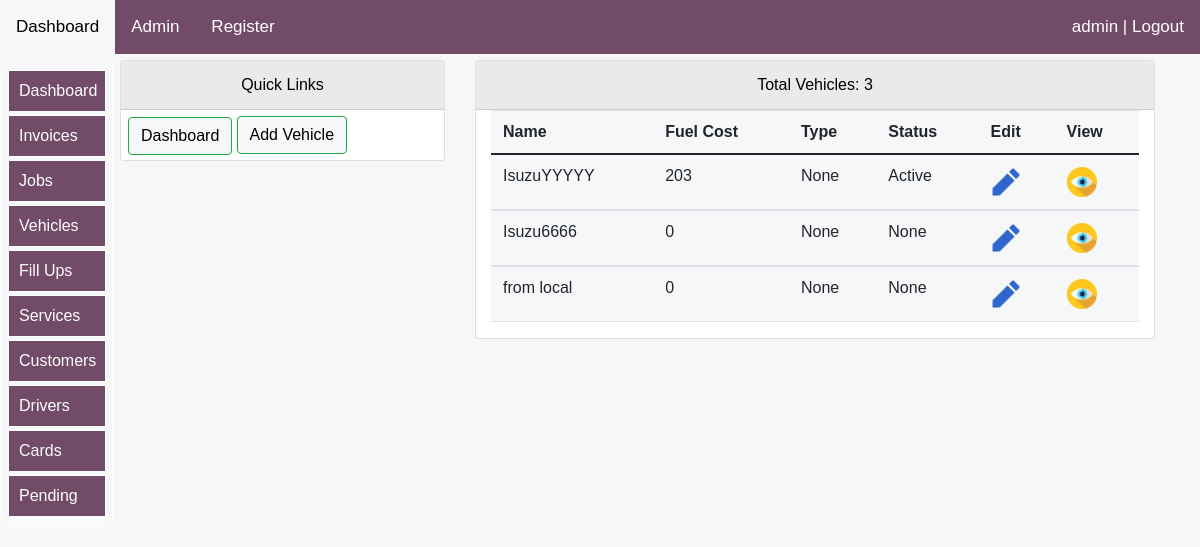
The page /logistics/vehicles (signed in) on the database its author committed.
### logistics/models.py (models this page shows, shortened)
class AlwenVehiclesModel(models.Model):
    vehicle_image=models.ImageField(upload_to='logistics/images/vehicles/%Y/',null=True, blank=True)#save according to year
    vehicle_name = models.CharField(max_length=30, blank=True, null=True)
    vehicle_make = models.CharField(max_length=30, blank=True, null=True)
    vehicle_model = models.CharField(max_length=30, blank=True, null=True)
    year = models.CharField(max_length=30, blank=True, null=True)
    starting_odometer = models.IntegerField(default=0,blank=True,null=True)
    primary_meter = models.CharField(max_length=30, blank=True, null=True,choices=primary_meter_options,default='Kilometers')
    vehicle_type = models.CharField(max_length=30, blank=True, null=True,choices=vehicle_type_options)
    vehicle_status = models.CharField(max_length=30, blank=True, null=True,choices=vehicle_status_options)
    mydocument=models.FileField(upload_to='myfiles/',null=True, blank=True)
    oil_type= models.CharField(max_length=30, blank=True, null=True,choices=oil_options)
    oil_capacity=models.CharField(blank=True,null=True,max_length=30)
    operator=models.ForeignKey(AlwenDriversModel,on_delete=models.SET_NULL,blank=True,null=True)
    fuel_usage= models.IntegerField(null=True, blank=True,default=0)
    comments=models.CharField(blank=True,null=True,max_length=30)
    date=models.DateField(blank=True,null=True,auto_now_add=True)

### logistics/views.py (the view)
# urls.py: path('vehicles', views.vehicles, name="vehicles"),#this is the home page
@login_required(login_url='login:loginpage')
def vehicles(request):
    title="vehicles"
    form=AddVehicleDetailsForm(request.POST, request.FILES)
    vehicles = AlwenVehiclesModel.objects.all()
    total=AlwenVehiclesModel.objects.count()
    if request.method == 'POST':
        form=AddVehicleDetailsForm(request.POST, request.FILES)
        if form.is_valid():
            form.save()
            return redirect('logistics:vehicles')
    else:
        form=AddVehicleDetailsForm()
    context={
        "vehicles":vehicles,
        "form":form,
        "title":title,
        "total":total,
    }
    return render(request,'logistics/vehicles.html',context)

### logistics/models.py (called while the page is built)
    def __str__(self):
        return '{}'.format(self.name)

### logistics/templates/logistics/vehicles.html (shortened to what this page needs)
{% extends 'bases/base.html'%}
{% load static %}
{% load crispy_forms_tags %}
{% block style %}
<link href="{% static 'css/bootstrap.min.css' %}" rel="stylesheet">
<link rel="stylesheet" href="https://use.fontawesome.com/releases/v5.15.2/css/all.css"
>
<link rel="stylesheet" href="https://cdn.jsdelivr.net/npm/bootstrap@4.6.0/dist/css/bootstrap.min.css"
>
   {%endblock%}
   {% block body %}
<div class="container">
    <div class="row mt-12" >
<div class="col-md-4">
    <div class="card">
        <div id="allif-section-headers" class="card-header ">
            Quick Links
        </div>
        <div >
      <a  href="{% url 'logistics:logistics-dashboard' %}">
      <button id="allif-link-buttons" type="button" class="btn btn-success mybuttonlinks" >
      Dashboard</button></a>
      <a href="#myModal" data-toggle="modal" data-target="#myModal"> <button id="allif-link-buttons" class="btn btn-success" >
        Add Vehicle</button></a>
      </div>
            </div>
        </div>
    <div class="col-md-8">
        <div class="card">
            <div id="allif-section-headers" class="card-header">
               Total Vehicles: {{total}}
            </div>
            <div class="col-md-12">
        <table class="table">
          <thead>
            <tr>
              <th scope="col">Name</th>
              <th scope="col">Fuel Cost</th>
              <th scope="col">Type</th>
              <th scope="col">Status</th>
              <th scope="col">Edit</th>
              <th scope="col">View</th>
            </tr>
          </thead>
          {% for vehicle in vehicles %}
          <tbody>
            <tr>
            <td>{{vehicle.vehicle_name}}</td>
            <td>
              {{vehicle.fuel_usage}}
            </td>
            <td>{{vehicle.vehicle_type}}</td>
            <td>{{vehicle.vehicle_status}}</td>
              <td> <a href="{% url 'logistics:update_vehicle_details' vehicle.id %}"><img src="{% static 'images/edit.png'%}" width="30"></a>
            <td> <a href="{% url 'logistics:alwen_vehicle_details' vehicle.id %}"><img src="{% static 'images/view.png'%}" width="30"></a>
          </tr>
            {% endfor %}
          </tbody>
        </table>
            </div>
        </div></div></div>
</div>
   {% endblock %}

### logistics/templates/bases/log-topnavbar.html (shortened to what this page needs)
    <div class="topnav" id="myTopnav">
      <a  href="{% url 'logistics:logistics-dashboard' %}">Dashboard </a>
      {% if request.user.is_superuser %}
      <a href="/admin">Admin</a>
      <a href="{% url 'login:registerpage' %}">Register</a>
      {% endif %}
    {% if user.is_authenticated %}
    <a href="{% url 'login:logout' %}" style="float: right;">{{user}} | Logout</a>
            {% else %}
            <a href="{% url 'login:loginpage' %}" style="float: right;">Login</a>
        {% endif %}
    </div>

### logistics/templates/logistics/vehicles.html (style rules this page uses)
body { font-size: 2rem; opacity: 1; position:sticky; overflow: auto; text-align: left; max-width: 100%; background-color: #F6F7F8; margin: auto; padding: auto; }
.container { background-color: #F6F7F8; }
table { background-color: #F6F7F8; }
.mybuttonlinks { margin-top: 7px; margin-left: 7px; margin-bottom: 5px; }
#allif-section-headers { background-color: #e9eaec; color: black; font-size: 16px; text-align: center; }
#allif-link-buttons { background-color: #F6F7F8; color: black; }
@media screen and (min-width:1000px) and (max-width:2000px) { .container { margin-top: 10px; display: block; font-size: 0.95rem; margin-left:auto ; margin-right: auto; margin: auto; padding-left: 90px; } }

### logistics/templates/bases/log-topnavbar.html (style rules this page uses)
body { margin: 0; font-family: Arial, Helvetica, sans-serif; }
.topnav { background-color: #714b67;; position: fixed; width: 100%; z-index:10; overflow:auto; margin-right: 0; right: 0; color: white; }
.topnav a { float: left; display: block; color: white; text-align: center; padding: 14px 16px; text-decoration: none; font-size: 17px; }

### logistics/templates/bases/log-sidenavbar.html (style rules this page uses)
:root { --sidebar_font_size:1.0rem; }

### rows shown on the page
AlwenVehiclesModel: vehicle_name "IsuzuYYYYY", fuel_usage "203", vehicle_type "None", vehicle_status "Active"
AlwenVehiclesModel: vehicle_name "Isuzu6666", fuel_usage "0", vehicle_type "None", vehicle_status "None"
AlwenVehiclesModel: vehicle_name "from local", fuel_usage "0", vehicle_type "None", vehicle_status "None"

### other values the page prints
{{ user }} "admin"
{{ total }} "3"
